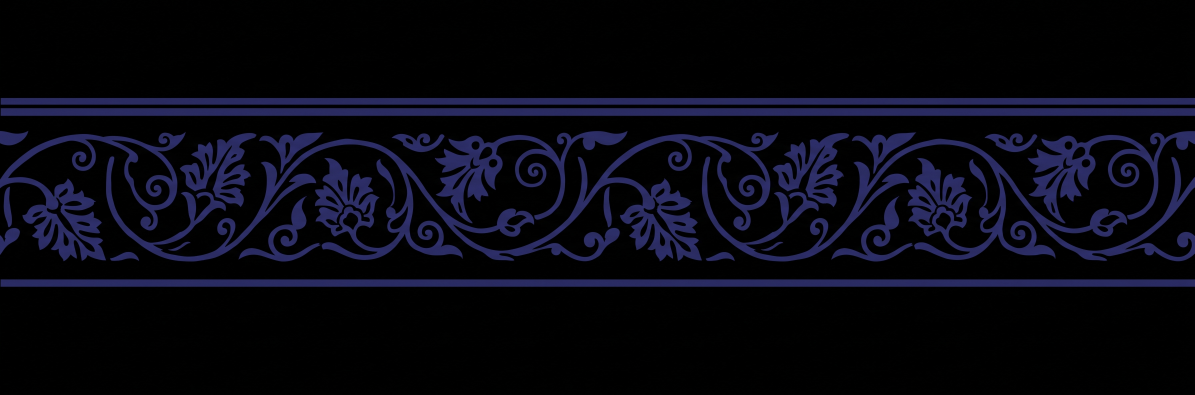
#> input picture design/source-art/band.jpg, 3584 x 1184 px (shown at 1/3 size)
$ python make_assets.py
#> lines starting #> are read from the running program, lines starting #| are printed output that depends on the picture
"""
Turns the generated source art into the masks the site uses.

    python design/make_assets.py

The art in design/source-art/ is flat line work drawn in one dark ink on a
black ground. Rather than bake a colour into it, each piece is converted to an
alpha mask: the ink becomes opaque, the ground becomes transparent, and the RGB
is left white. The page then paints it with `mask-image` and a palette token,
so the colour lives in tokens.css and changing it costs nothing.

The carpet is additionally cut into three concentric planes — border, field,
medallion — which the hero drifts at different rates for depth.
"""
import os
import numpy as np
from PIL import Image

HERE = os.path.dirname(os.path.abspath(__file__))
SRC = os.path.join(HERE, "source-art")
OUT = os.path.join(HERE, os.pardir, "web", "public", "img")

# Longest edge in the shipped file. The art is ornament, not photography: past
# this it only costs bytes.
WIDTHS = {
    "carpet": 1600,
    "iwan": 1800,
    "vault": 1400,
    "shamsa": 1100,
    "boteh": 900,
    "band": 2400,
}


def mask(path, floor=16):
    """Luminance to alpha, stretched so the ink reaches full opacity."""
#> called with path = 'design/source-art/band.jpg', floor = 16
    im = Image.open(path).convert("RGB")
#> im is the input picture: PIL image 3584x1184 RGB; mean R, G, B 7.9, 8.1, 17.7
    a = np.asarray(im, dtype=np.float32)
    lum = a @ np.array([0.2126, 0.7152, 0.0722], dtype=np.float32)
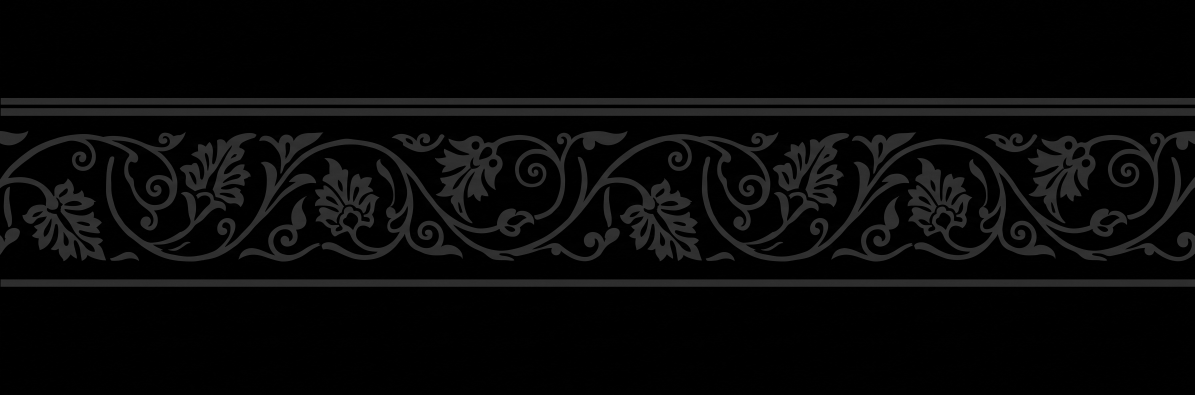
#> lum: shape (1184, 3584) float32 (shown at 1/3 size); min 0, max 189.1, mean 8.8
    peak = float(np.percentile(lum, 99.7))
#> peak = 53.61
    if peak <= floor:
        peak = float(lum.max())
    alpha = np.clip((lum - floor) / max(peak - floor, 1.0), 0, 1)
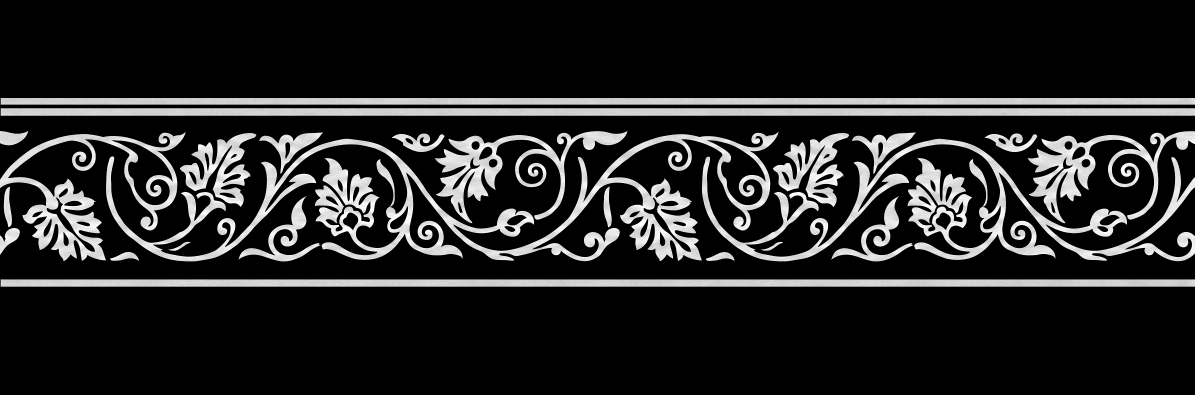
#> alpha: shape (1184, 3584) float32 (shown at 1/3 size); min 0, max 1, mean 0.147
    return alpha


def save(alpha, name, width):
    h, w = alpha.shape
    rgb = np.full((h, w, 3), 255, dtype=np.uint8)
    img = Image.fromarray(np.dstack([rgb, (alpha * 255).astype(np.uint8)]), "RGBA")
    if w > width:
        img = img.resize((width, round(h * width / w)), Image.LANCZOS)
    os.makedirs(OUT, exist_ok=True)
    path = os.path.join(OUT, name + ".png")
    img.save(path, optimize=True)
    print(f"  {name + '.png':<22} {img.size[0]}x{img.size[1]}  {os.path.getsize(path)//1024} KB")


def chebyshev(h, w):
    """Distance from centre as a square ring, which is how a carpet is built."""
    y, x = np.mgrid[0:h, 0:w]
    return np.maximum(np.abs(x - (w - 1) / 2) / ((w - 1) / 2),
                      np.abs(y - (h - 1) / 2) / ((h - 1) / 2))


def band(d, lo, hi, feather=0.04):
    """A soft-edged ring between two radii."""
    inner = np.clip((d - lo) / feather, 0, 1) if lo > 0 else np.ones_like(d)
    outer = np.clip((hi - d) / feather, 0, 1) if hi < 1.5 else np.ones_like(d)
    return inner * outer


def tight(alpha, pad=6):
    """Crop the empty margins off, so a strip can be used as a thin rule."""
#> called with pad = 6
    rows = np.where(alpha.mean(1) > 0.015)[0]
#> rows = 456 values from 294 to 859
    if not len(rows):
        return alpha
    top = max(0, rows.min() - pad)
#> top = 288
    bottom = min(alpha.shape[0], rows.max() + pad)
#> bottom = 865
    return alpha[top:bottom]
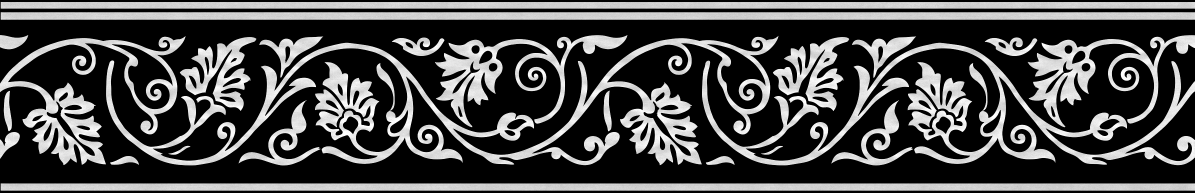
#> returned value: shape (577, 3584) float32 (shown at 1/3 size); min 0, max 1, mean 0.301


def main():
    print("ornament masks:")
    for stem in ("iwan", "vault", "shamsa", "boteh"):
        path = os.path.join(SRC, stem + ".jpg")
        if not os.path.exists(path):
            print(f"  {stem}.jpg missing — skipped")
            continue
        save(mask(path), stem, WIDTHS[stem])

    # the band is a repeating rule: crop the dead space so it can be tiled thin
    strip = os.path.join(SRC, "band.jpg")
    if os.path.exists(strip):
        save(tight(mask(strip)), "band", WIDTHS["band"])
#> in save, `h, w = alpha.shape`: h = 577; w = 3584
#> in save, `rgb = np.full((h, w, 3), 255, dtype=np.uint8)`: rgb: shape (577, 3584, 3); every value is 255
#|   band.png               2400x386  473 KB

    carpet = os.path.join(SRC, "carpet.jpg")
    if os.path.exists(carpet):
        print("carpet, cut into planes:")
        alpha = mask(carpet)
#> call 2 of mask, with path = 'design/source-art/carpet.jpg', floor = 16
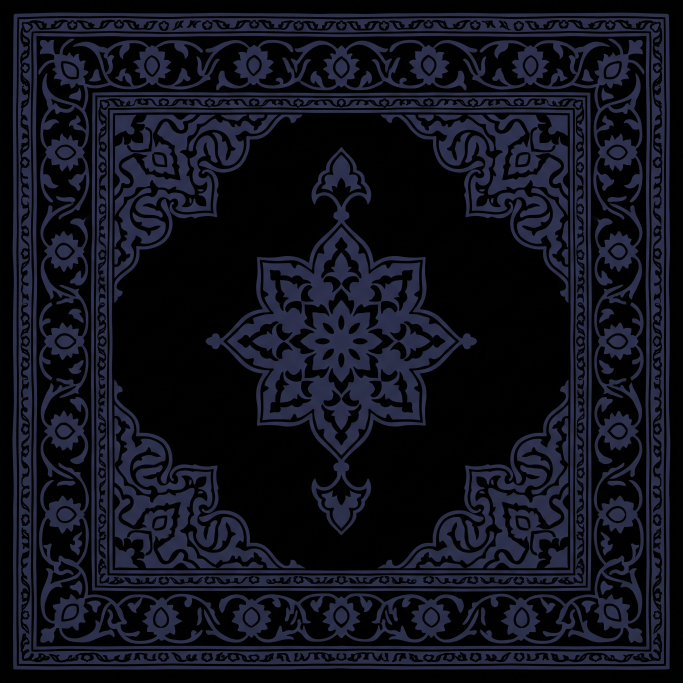
#> input picture design/source-art/carpet.jpg, 2048 x 2048 px (shown at 1/3 size)
#> in mask, im is the input picture: PIL image 2048x2048 RGB; mean R, G, B 17.8, 19, 29.5
#> in mask (call 2), `lum = a @ np.array([0.2126, 0.7152, 0.0722], dtype=np.float32)`:
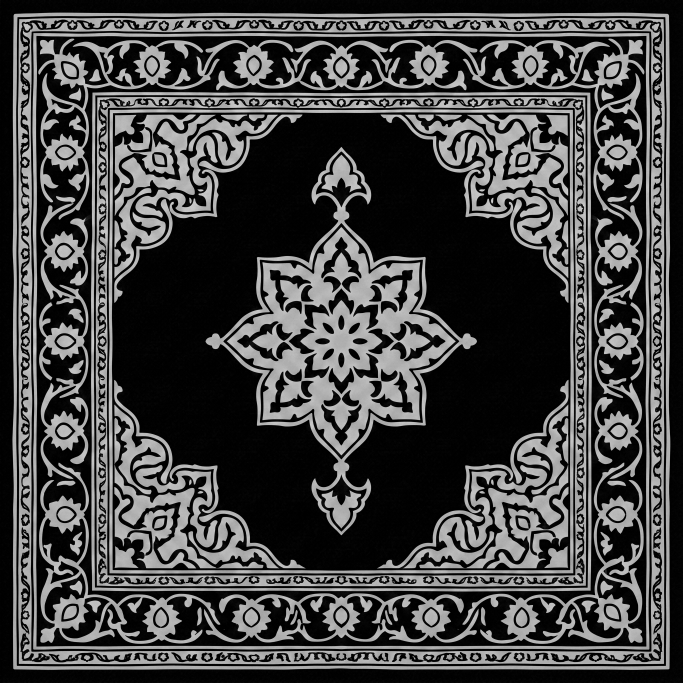
#> lum: shape (2048, 2048) float32 (shown at 1/3 size); min 0, max 71.66, mean 19.5; drawn with min black and max white
#> in mask (call 2), `peak = float(np.percentile(lum, 99.7))`: peak = 56.38
        d = chebyshev(*alpha.shape)
        # the medallion, the field and spandrels, the border frame
        for name, lo, hi in (("carpet-front", 0.0, 0.38),
                             ("carpet-mid", 0.38, 0.74),
                             ("carpet-back", 0.74, 2.0)):
            save(alpha * band(d, lo, hi), name, WIDTHS["carpet"])
#> this loop made 3 passes
#> pass 1, in band, `outer = np.clip((hi - d) / feather, 0, 1) if hi < 1.5 else np.ones_lik..`:
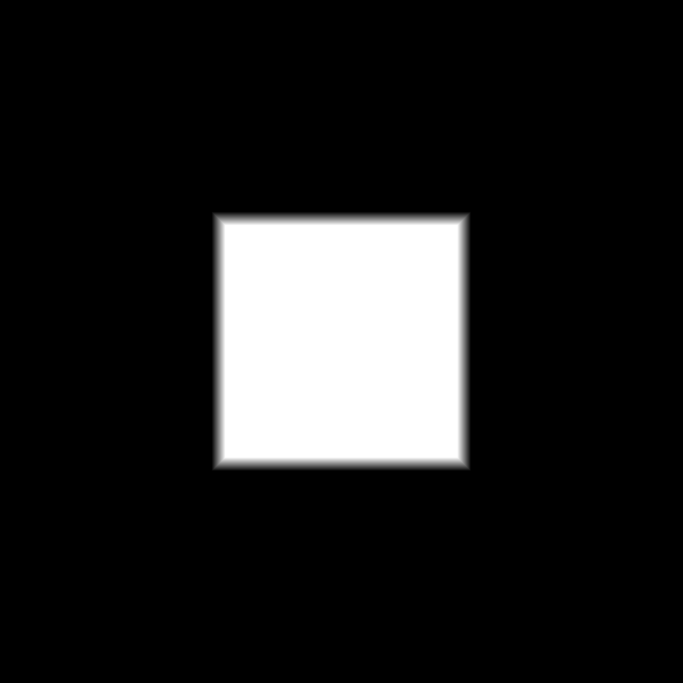
#> outer: shape (2048, 2048) float64 (shown at 1/3 size); min 0, max 1, mean 0.13
#> after the loop:
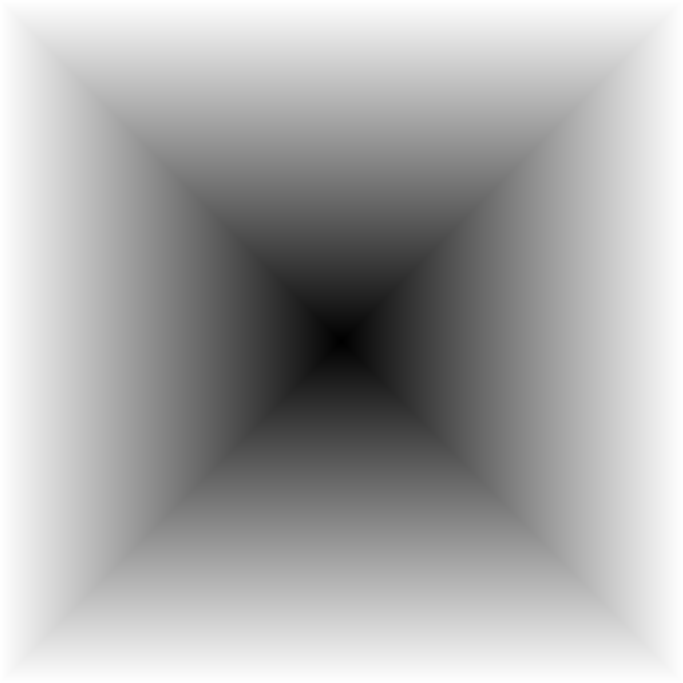
#> d: shape (2048, 2048) float64 (shown at 1/3 size); min 0.000489, max 1, mean 0.667
    else:
        print("  carpet.jpg missing — skipped")


if __name__ == "__main__":
    main()
